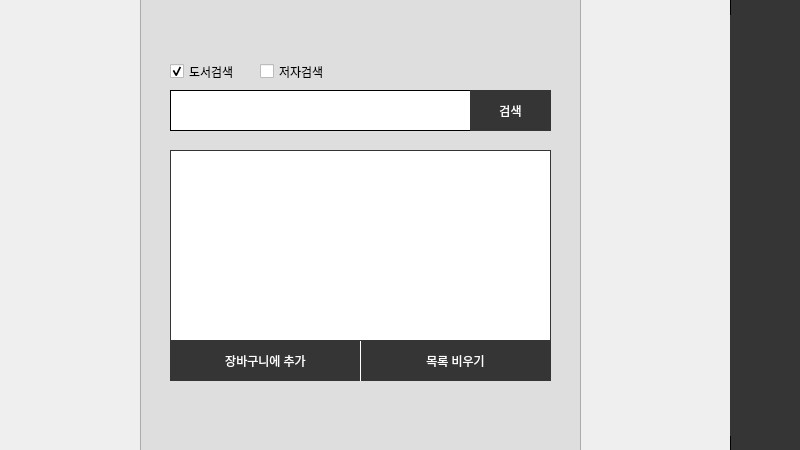
<?xml version="1.0" encoding="UTF-8"?>
<ui version="4.0">
 <class>Dialog</class>
 <widget class="QDialog" name="Dialog">
  <property name="geometry">
   <rect>
    <x>0</x>
    <y>0</y>
    <width>800</width>
    <height>450</height>
   </rect>
  </property>
  <property name="windowTitle">
   <string>도서조회</string>
  </property>
  <property name="styleSheet">
   <string notr="true"/>
  </property>
  <widget class="QPushButton" name="email_C_Btn">
   <property name="geometry">
    <rect>
     <x>830</x>
     <y>215</y>
     <width>51</width>
     <height>31</height>
    </rect>
   </property>
   <property name="font">
    <font>
     <family>Arial</family>
     <weight>50</weight>
     <bold>false</bold>
    </font>
   </property>
   <property name="styleSheet">
    <string notr="true">QPushButton{
border:1px solid #353535;
background-color:#353535;
color:#fff;
}

QPushButton:hover{
background-color:#fff;
color:#353535;
}
</string>
   </property>
   <property name="text">
    <string>확인</string>
   </property>
  </widget>
  <widget class="QPushButton" name="search_icon">
   <property name="geometry">
    <rect>
     <x>730</x>
     <y>85</y>
     <width>71</width>
     <height>71</height>
    </rect>
   </property>
   <property name="font">
    <font>
     <family>Adobe Arabic</family>
     <pointsize>16</pointsize>
    </font>
   </property>
   <property name="styleSheet">
    <string notr="true">QPushButton{
background:#353535;
border:none;
}
QPushButton:hover{
border:2px solid #fff; 
}</string>
   </property>
   <property name="text">
    <string/>
   </property>
   <property name="icon">
    <iconset>
     <normaloff>icon/Icon2.png</normaloff>icon/Icon2.png</iconset>
   </property>
   <property name="iconSize">
    <size>
     <width>40</width>
     <height>40</height>
    </size>
   </property>
  </widget>
  <widget class="QPushButton" name="donation_icon">
   <property name="geometry">
    <rect>
     <x>730</x>
     <y>295</y>
     <width>71</width>
     <height>71</height>
    </rect>
   </property>
   <property name="font">
    <font>
     <family>Adobe Arabic</family>
     <pointsize>16</pointsize>
    </font>
   </property>
   <property name="styleSheet">
    <string notr="true">QPushButton{
background:#353535;
border:none;
}
QPushButton:hover{
border:2px solid #fff; 
}</string>
   </property>
   <property name="text">
    <string/>
   </property>
   <property name="icon">
    <iconset>
     <normaloff>icon/Icon5.png</normaloff>icon/Icon5.png</iconset>
   </property>
   <property name="iconSize">
    <size>
     <width>35</width>
     <height>35</height>
    </size>
   </property>
  </widget>
  <widget class="QPushButton" name="shopping_icon">
   <property name="geometry">
    <rect>
     <x>730</x>
     <y>155</y>
     <width>71</width>
     <height>71</height>
    </rect>
   </property>
   <property name="font">
    <font>
     <family>Adobe Arabic</family>
     <pointsize>16</pointsize>
    </font>
   </property>
   <property name="styleSheet">
    <string notr="true">QPushButton{
background:#353535;
border:none;
}
QPushButton:hover{
border:2px solid #fff; 
}</string>
   </property>
   <property name="text">
    <string/>
   </property>
   <property name="icon">
    <iconset>
     <normaloff>icon/Icon3.png</normaloff>icon/Icon3.png</iconset>
   </property>
   <property name="iconSize">
    <size>
     <width>35</width>
     <height>35</height>
    </size>
   </property>
  </widget>
  <widget class="QPushButton" name="return_icon">
   <property name="geometry">
    <rect>
     <x>730</x>
     <y>225</y>
     <width>71</width>
     <height>71</height>
    </rect>
   </property>
   <property name="font">
    <font>
     <family>Adobe Arabic</family>
     <pointsize>16</pointsize>
    </font>
   </property>
   <property name="styleSheet">
    <string notr="true">QPushButton{
background:#353535;
border:none;
}
QPushButton:hover{
border:2px solid #fff; 
}</string>
   </property>
   <property name="text">
    <string/>
   </property>
   <property name="icon">
    <iconset>
     <normaloff>icon/Icon4.png</normaloff>icon/Icon4.png</iconset>
   </property>
   <property name="iconSize">
    <size>
     <width>35</width>
     <height>35</height>
    </size>
   </property>
  </widget>
  <widget class="QPushButton" name="home_icon">
   <property name="geometry">
    <rect>
     <x>730</x>
     <y>15</y>
     <width>71</width>
     <height>71</height>
    </rect>
   </property>
   <property name="font">
    <font>
     <family>Adobe Arabic</family>
     <pointsize>16</pointsize>
    </font>
   </property>
   <property name="styleSheet">
    <string notr="true">QPushButton{
background:#353535;
border:none;
}
QPushButton:hover{
border:2px solid #fff; 
}</string>
   </property>
   <property name="text">
    <string/>
   </property>
   <property name="icon">
    <iconset>
     <normaloff>icon/Icon1.png</normaloff>icon/Icon1.png</iconset>
   </property>
   <property name="iconSize">
    <size>
     <width>35</width>
     <height>35</height>
    </size>
   </property>
  </widget>
  <widget class="QTextBrowser" name="textBrowser_3">
   <property name="geometry">
    <rect>
     <x>730</x>
     <y>-15</y>
     <width>71</width>
     <height>471</height>
    </rect>
   </property>
   <property name="styleSheet">
    <string notr="true">border:1px solid; background-color:#353535;</string>
   </property>
  </widget>
  <widget class="QPushButton" name="email_Btn">
   <property name="geometry">
    <rect>
     <x>830</x>
     <y>155</y>
     <width>51</width>
     <height>31</height>
    </rect>
   </property>
   <property name="font">
    <font>
     <family>Arial</family>
     <weight>50</weight>
     <bold>false</bold>
    </font>
   </property>
   <property name="styleSheet">
    <string notr="true">QPushButton{
border:1px solid #353535;
background-color:#353535;
color:#fff;
}

QPushButton:hover{
background-color:#fff;
color:#353535;
}
</string>
   </property>
   <property name="text">
    <string>전송</string>
   </property>
  </widget>
  <widget class="QPushButton" name="user_icon">
   <property name="geometry">
    <rect>
     <x>730</x>
     <y>365</y>
     <width>71</width>
     <height>71</height>
    </rect>
   </property>
   <property name="font">
    <font>
     <family>Adobe Arabic</family>
     <pointsize>16</pointsize>
    </font>
   </property>
   <property name="styleSheet">
    <string notr="true">QPushButton{
background:#353535;
border:none;
}
QPushButton:hover{
border:2px solid #fff; 
}</string>
   </property>
   <property name="text">
    <string/>
   </property>
   <property name="icon">
    <iconset>
     <normaloff>icon/Icon6.png</normaloff>icon/Icon6.png</iconset>
   </property>
   <property name="iconSize">
    <size>
     <width>40</width>
     <height>40</height>
    </size>
   </property>
  </widget>
  <widget class="QLineEdit" name="search_box">
   <property name="geometry">
    <rect>
     <x>170</x>
     <y>90</y>
     <width>381</width>
     <height>41</height>
    </rect>
   </property>
   <property name="styleSheet">
    <string notr="true">QLineEdit{
border:1px solid #000;
background:#fff;
}

QLineEdit:focus{
border:2px solid #353535;
}</string>
   </property>
  </widget>
  <widget class="QPushButton" name="search_Btn">
   <property name="geometry">
    <rect>
     <x>470</x>
     <y>90</y>
     <width>81</width>
     <height>41</height>
    </rect>
   </property>
   <property name="font">
    <font>
     <family>Arial</family>
     <weight>50</weight>
     <bold>false</bold>
    </font>
   </property>
   <property name="styleSheet">
    <string notr="true">QPushButton{
border:1px solid #353535;
background-color:#353535;
color:#fff;
}

QPushButton:hover{
background-color:#fff;
color:#353535;
}
</string>
   </property>
   <property name="text">
    <string>검색</string>
   </property>
  </widget>
  <widget class="QCheckBox" name="book_check">
   <property name="geometry">
    <rect>
     <x>170</x>
     <y>60</y>
     <width>92</width>
     <height>23</height>
    </rect>
   </property>
   <property name="text">
    <string>도서검색</string>
   </property>
   <property name="checked">
    <bool>true</bool>
   </property>
  </widget>
  <widget class="QCheckBox" name="writer_check">
   <property name="geometry">
    <rect>
     <x>260</x>
     <y>60</y>
     <width>92</width>
     <height>23</height>
    </rect>
   </property>
   <property name="text">
    <string>저자검색</string>
   </property>
  </widget>
  <widget class="QTextBrowser" name="search_list">
   <property name="geometry">
    <rect>
     <x>170</x>
     <y>150</y>
     <width>381</width>
     <height>192</height>
    </rect>
   </property>
   <property name="styleSheet">
    <string notr="true">border:1px solid #353535;</string>
   </property>
  </widget>
  <widget class="QPushButton" name="search_add">
   <property name="geometry">
    <rect>
     <x>170</x>
     <y>340</y>
     <width>191</width>
     <height>41</height>
    </rect>
   </property>
   <property name="font">
    <font>
     <family>Arial</family>
     <weight>50</weight>
     <bold>false</bold>
    </font>
   </property>
   <property name="styleSheet">
    <string notr="true">QPushButton{
border:1px solid #353535;
background-color:#353535;
color:#fff;
}

QPushButton:hover{
background-color:#fff;
color:#353535;
}
</string>
   </property>
   <property name="text">
    <string>장바구니에 추가</string>
   </property>
  </widget>
  <widget class="QTextBrowser" name="textBrowser_2">
   <property name="geometry">
    <rect>
     <x>140</x>
     <y>-10</y>
     <width>441</width>
     <height>481</height>
    </rect>
   </property>
   <property name="styleSheet">
    <string notr="true">background-color:#dedede;</string>
   </property>
  </widget>
  <widget class="QPushButton" name="search_clear">
   <property name="geometry">
    <rect>
     <x>360</x>
     <y>340</y>
     <width>191</width>
     <height>41</height>
    </rect>
   </property>
   <property name="font">
    <font>
     <family>Arial</family>
     <weight>50</weight>
     <bold>false</bold>
    </font>
   </property>
   <property name="styleSheet">
    <string notr="true">QPushButton{
border:1px solid #353535;
border-left:1px solid #fff;
background-color:#353535;
color:#fff;
}

QPushButton:hover{
background-color:#fff;
color:#353535;
}

</string>
   </property>
   <property name="text">
    <string>목록 비우기</string>
   </property>
  </widget>
  <zorder>textBrowser_2</zorder>
  <zorder>textBrowser_3</zorder>
  <zorder>email_C_Btn</zorder>
  <zorder>search_icon</zorder>
  <zorder>donation_icon</zorder>
  <zorder>shopping_icon</zorder>
  <zorder>return_icon</zorder>
  <zorder>home_icon</zorder>
  <zorder>email_Btn</zorder>
  <zorder>user_icon</zorder>
  <zorder>search_box</zorder>
  <zorder>search_Btn</zorder>
  <zorder>book_check</zorder>
  <zorder>writer_check</zorder>
  <zorder>search_list</zorder>
  <zorder>search_add</zorder>
  <zorder>search_clear</zorder>
 </widget>
 <resources/>
 <connections/>
</ui>
